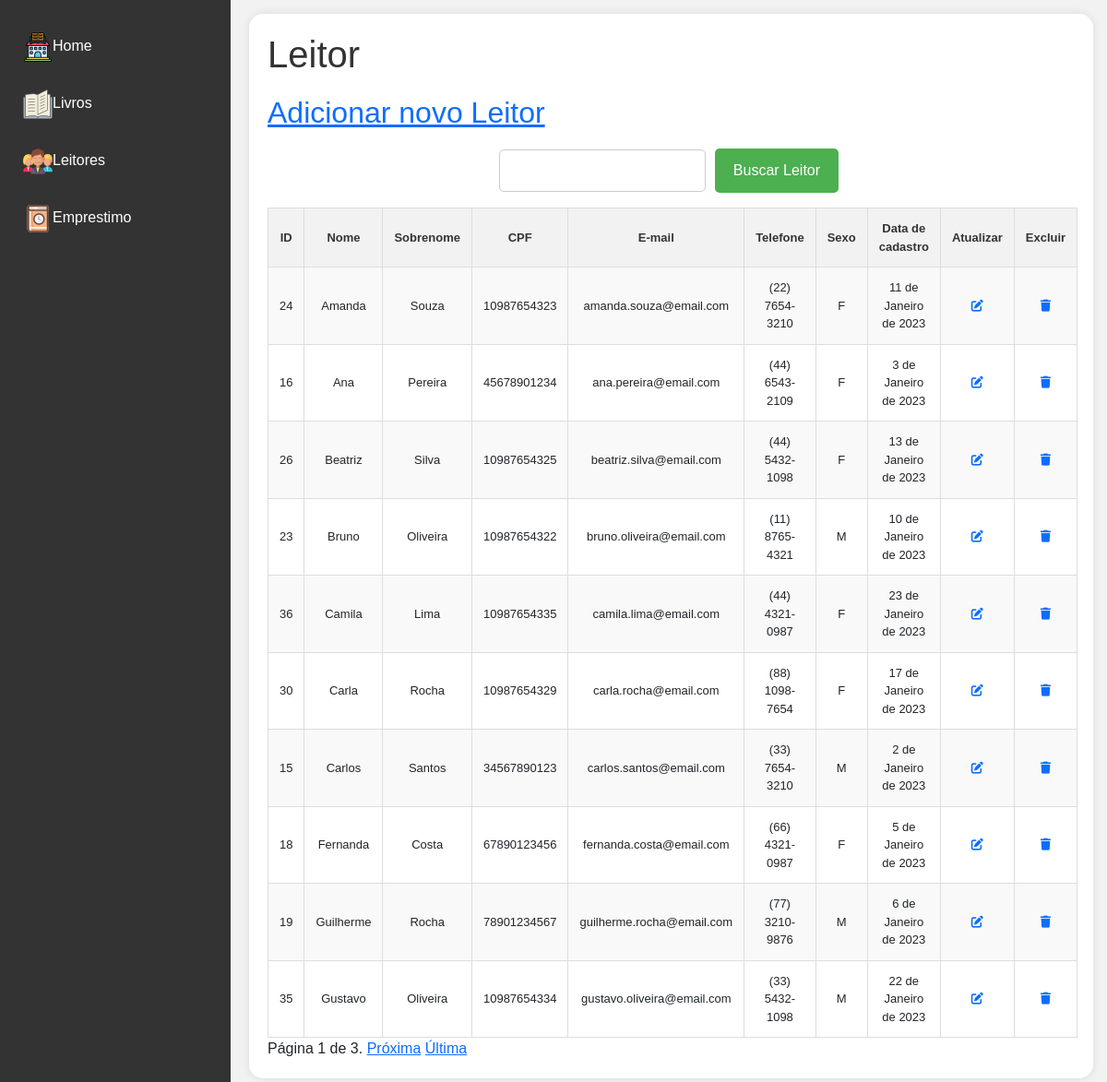
The page /leitor/ on the database as committed earlier.
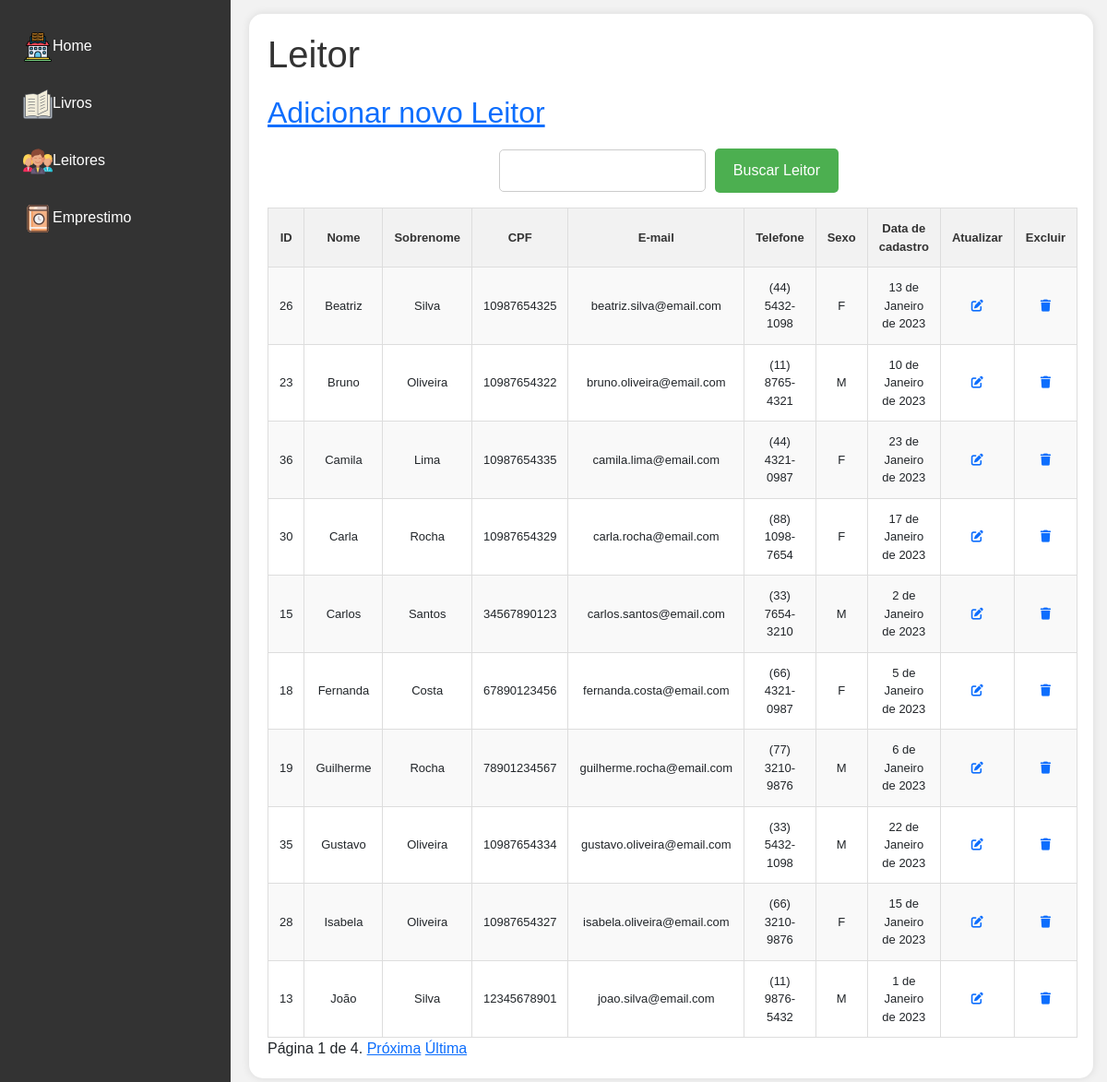
The same page on the database as committed later.
### core/models.py (models this page shows, shortened)
class Leitor(models.Model):
    nome = models.CharField(max_length=100)
    sobrenome = models.CharField(max_length=100)
    cpf = models.CharField(max_length=14)
    email = models.EmailField(unique=True)
    telefone = models.CharField(max_length=20)
    sexo = models.CharField(max_length=1, choices=SEXO)
    dt_cadastramento = models.DateField(auto_now_add=True)
    dt_ataulizacao = models.DateField(auto_now=True)
    class Meta:
        verbose_name ='Leitor'
        verbose_name_plural = 'Leitores'

### core/views.py (the view)
# urls.py: path('leitor/', leitor, name='leitor'),
def leitor(request):
    leitores = Leitor.objects.order_by('nome')
    paginator = Paginator(leitores, 10)
    page_number = request.GET.get("page")
    page_obj = paginator.get_page(page_number)
    context = {
        'leitores': page_obj
    }
    return render(request, 'leitor.html', context)

### core/templates/leitor.html (shortened to what this page needs)
{% extends "base.html" %}
{% block conteudo %}
    <h1>Leitor</h1>
    <h2><a href="{% url 'leitor_adicionar' %}">Adicionar novo Leitor</a></h2>
     <div class="main-search-container">
        <form action="{% url 'buscar_leitor' %}" method="get">
            <div class="search-container">
                <input type="search" name="q" id="buscar" value="{{ valor_buscar }}" class="search-input">
                <button type="submit" class="search-button">Buscar Leitor</button>
            </div>
        </form>
    </div>
    <div>
        <table>
            <tr>
                <th>ID</th>
                <th>Nome</th>
                <th>Sobrenome</th>
                <th>CPF</th>
                <th>E-mail</th>
                <th>Telefone</th>
                <th>Sexo</th>
                <th>Data de cadastro</th>
                <th>Atualizar</th>
                <th>Excluir</th>
            </tr>
            {% for leitor in leitores %}
                <tr>
                    <td>{{leitor.id}}</td>
                    <td>{{leitor.nome}}</td>
                    <td>{{leitor.sobrenome}}</td>
                    <td>{{leitor.cpf}}</td>
                    <td>{{leitor.email}}</td>
                    <td>{{leitor.telefone}}</td>
                    <td>{{leitor.sexo}}</td>
                    <td>{{leitor.dt_cadastramento}}</td>
                    <td><a href="{% url 'leitor_atualizar' leitor.id %}"><i class="fa-solid fa-pen-to-square"></i></a></td>
                    <td><a href="{% url 'leitor_deletar' leitor.id %}"><i class="fa-solid fa-trash"></i></a></td>
                </tr>
            {% endfor %}
        </table>
        {% if leitores %}
            <div class="pagination">
                <span class="step-links">
                    <span class="current">
                        Página {{ leitores.number }} de {{ leitores.paginator.num_pages }}.
                    </span>
                    {% if leitores.has_next %}
                        <a href="?page={{ leitores.next_page_number }}&q={{request.GET.q.strip}}">Próxima</a>
                        <a href="?page={{ leitores.paginator.num_pages }}&q={{request.GET.q.strip}}">Última</a>
                    {% endif %}
                </span>
            </div>
        {% endif %}
{% endblock conteudo %}

Rows that differ between the two databases and show on the page:
removed Leitor: id "24", nome "Amanda", sobrenome "Souza", cpf "10987654323", email "amanda.souza@email.com", telefone "(22) 7654-3210", sexo "F", dt_cadastramento "11 de Janeiro de 2023"
removed Leitor: id "16", nome "Ana", sobrenome "Pereira", cpf "45678901234", email "ana.pereira@email.com", telefone "(44) 6543-2109", sexo "F", dt_cadastramento "3 de Janeiro de 2023"
now on this page (row edited): Leitor: id "28", nome "Isabela", sobrenome "Oliveira", cpf "10987654327", email "isabela.oliveira@email.com", telefone "(66) 3210-9876", sexo "F", dt_cadastramento "15 de Janeiro de 2023"
now on this page (row edited): Leitor: id "13", nome "João", sobrenome "Silva", cpf "12345678901", email "joao.silva@email.com", telefone "(11) 9876-5432", sexo "M", dt_cadastramento "1 de Janeiro de 2023"
Other text that changed with them:
{{ leitores.paginator.num_pages }}: "3" → "4"
